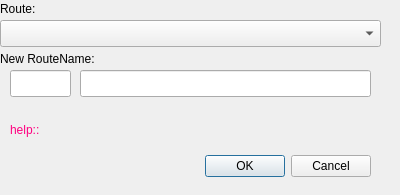
<?xml version="1.0" encoding="UTF-8"?>
<ui version="4.0">
 <class>DialogRenameRoute</class>
 <widget class="QDialog" name="DialogRenameRoute">
  <property name="geometry">
   <rect>
    <x>0</x>
    <y>0</y>
    <width>400</width>
    <height>195</height>
   </rect>
  </property>
  <property name="windowTitle">
   <string>Rename Route</string>
  </property>
  <widget class="QDialogButtonBox" name="buttonBox">
   <property name="geometry">
    <rect>
     <x>190</x>
     <y>150</y>
     <width>181</width>
     <height>32</height>
    </rect>
   </property>
   <property name="orientation">
    <enum>Qt::Horizontal</enum>
   </property>
   <property name="standardButtons">
    <set>QDialogButtonBox::Cancel|QDialogButtonBox::Ok</set>
   </property>
  </widget>
  <widget class="QLabel" name="label">
   <property name="geometry">
    <rect>
     <x>0</x>
     <y>0</y>
     <width>67</width>
     <height>17</height>
    </rect>
   </property>
   <property name="text">
    <string>Route:</string>
   </property>
  </widget>
  <widget class="QComboBox" name="cbRoutes">
   <property name="geometry">
    <rect>
     <x>0</x>
     <y>20</y>
     <width>381</width>
     <height>27</height>
    </rect>
   </property>
  </widget>
  <widget class="QLabel" name="label_2">
   <property name="geometry">
    <rect>
     <x>0</x>
     <y>50</y>
     <width>131</width>
     <height>17</height>
    </rect>
   </property>
   <property name="text">
    <string>New RouteName:</string>
   </property>
  </widget>
  <widget class="QLineEdit" name="txtNewRouteNbr">
   <property name="geometry">
    <rect>
     <x>10</x>
     <y>70</y>
     <width>61</width>
     <height>27</height>
    </rect>
   </property>
   <property name="toolTip">
    <string>&lt;html&gt;&lt;head/&gt;&lt;body&gt;&lt;p&gt;Enter an existing route number, e.g. '20' or 'M1'. Enter a range, eg. '200,299' to create a new numeric number in that range.&lt;/p&gt;&lt;/body&gt;&lt;/html&gt;</string>
   </property>
   <property name="maxLength">
    <number>8</number>
   </property>
  </widget>
  <widget class="QLineEdit" name="txtNewRouteName">
   <property name="geometry">
    <rect>
     <x>80</x>
     <y>70</y>
     <width>291</width>
     <height>27</height>
    </rect>
   </property>
   <property name="maxLength">
    <number>100</number>
   </property>
  </widget>
  <widget class="QLabel" name="lblHelp">
   <property name="geometry">
    <rect>
     <x>10</x>
     <y>120</y>
     <width>351</width>
     <height>20</height>
    </rect>
   </property>
   <property name="palette">
    <palette>
     <active>
      <colorrole role="WindowText">
       <brush brushstyle="SolidPattern">
        <color alpha="255">
         <red>255</red>
         <green>0</green>
         <blue>127</blue>
        </color>
       </brush>
      </colorrole>
     </active>
     <inactive>
      <colorrole role="WindowText">
       <brush brushstyle="SolidPattern">
        <color alpha="255">
         <red>255</red>
         <green>0</green>
         <blue>127</blue>
        </color>
       </brush>
      </colorrole>
     </inactive>
     <disabled>
      <colorrole role="WindowText">
       <brush brushstyle="SolidPattern">
        <color alpha="255">
         <red>159</red>
         <green>158</green>
         <blue>158</blue>
        </color>
       </brush>
      </colorrole>
     </disabled>
    </palette>
   </property>
   <property name="text">
    <string>help::</string>
   </property>
  </widget>
 </widget>
 <resources/>
 <connections>
  <connection>
   <sender>buttonBox</sender>
   <signal>accepted()</signal>
   <receiver>DialogRenameRoute</receiver>
   <slot>accept()</slot>
   <hints>
    <hint type="sourcelabel">
     <x>248</x>
     <y>254</y>
    </hint>
    <hint type="destinationlabel">
     <x>157</x>
     <y>274</y>
    </hint>
   </hints>
  </connection>
  <connection>
   <sender>buttonBox</sender>
   <signal>rejected()</signal>
   <receiver>DialogRenameRoute</receiver>
   <slot>reject()</slot>
   <hints>
    <hint type="sourcelabel">
     <x>316</x>
     <y>260</y>
    </hint>
    <hint type="destinationlabel">
     <x>286</x>
     <y>274</y>
    </hint>
   </hints>
  </connection>
 </connections>
</ui>
